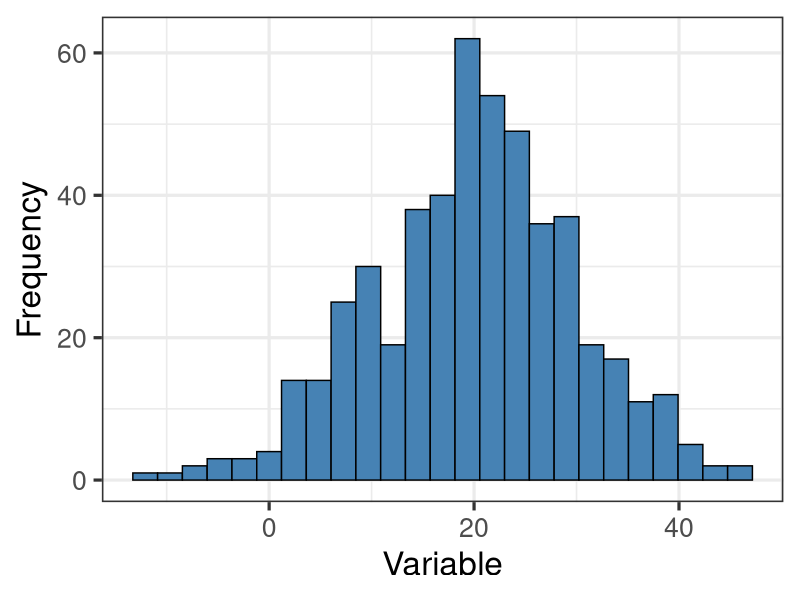
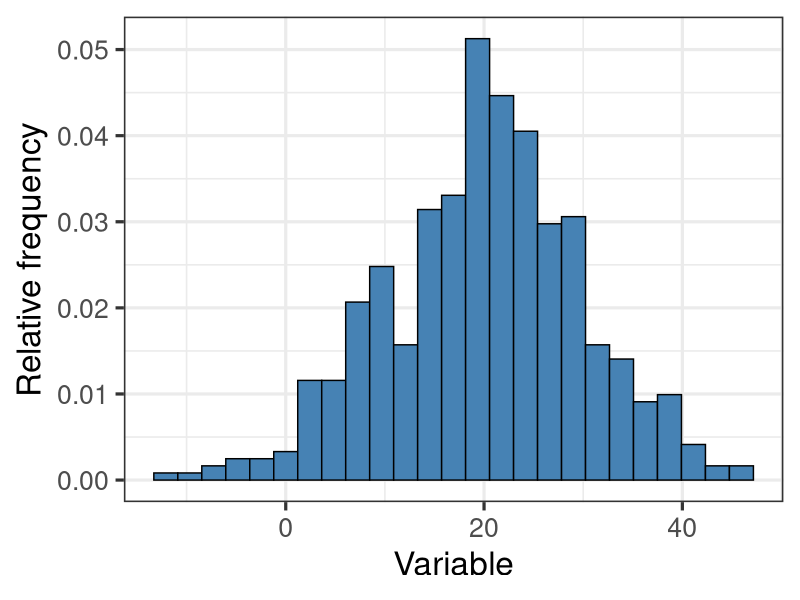
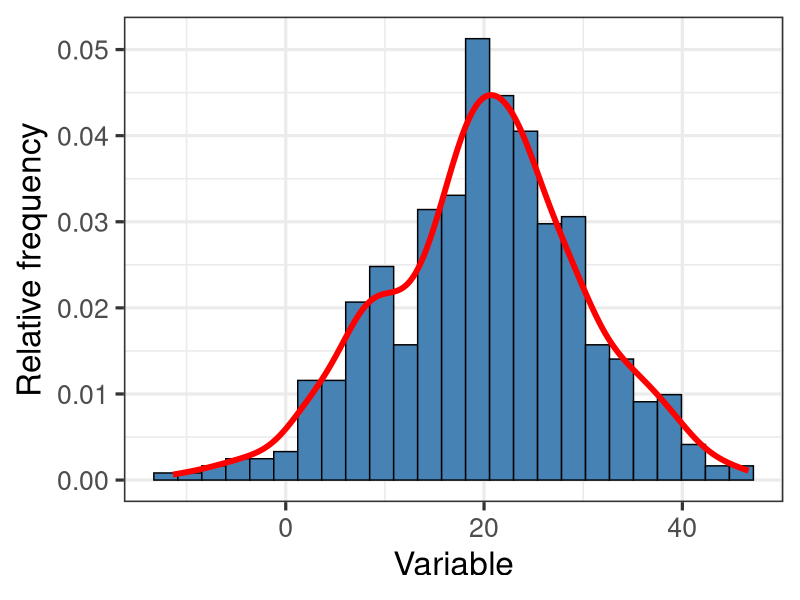
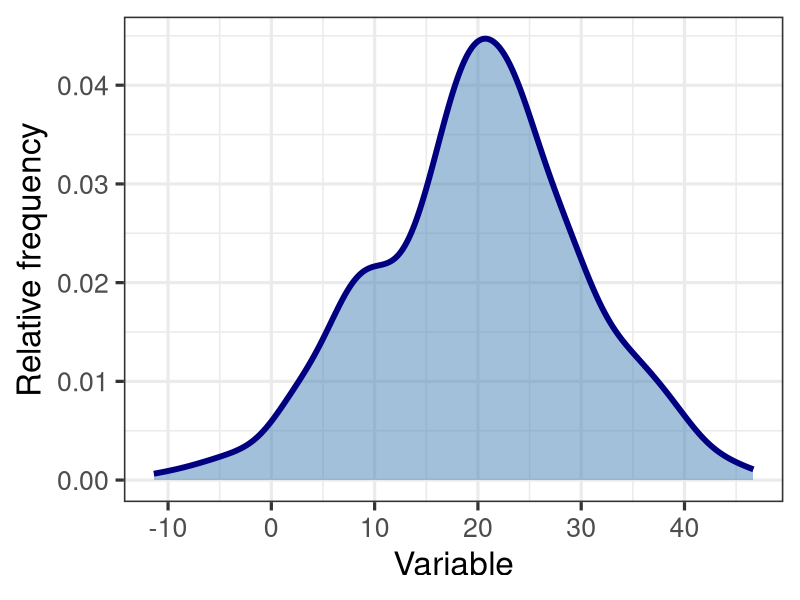
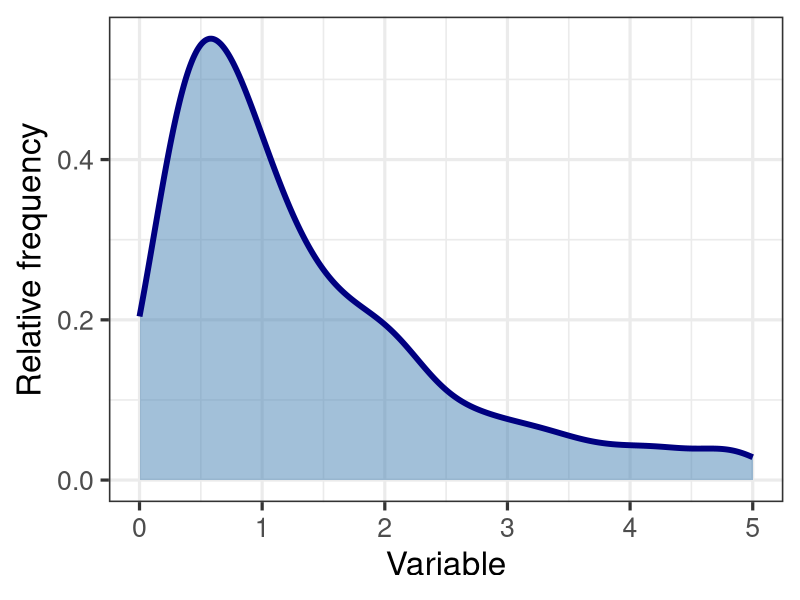
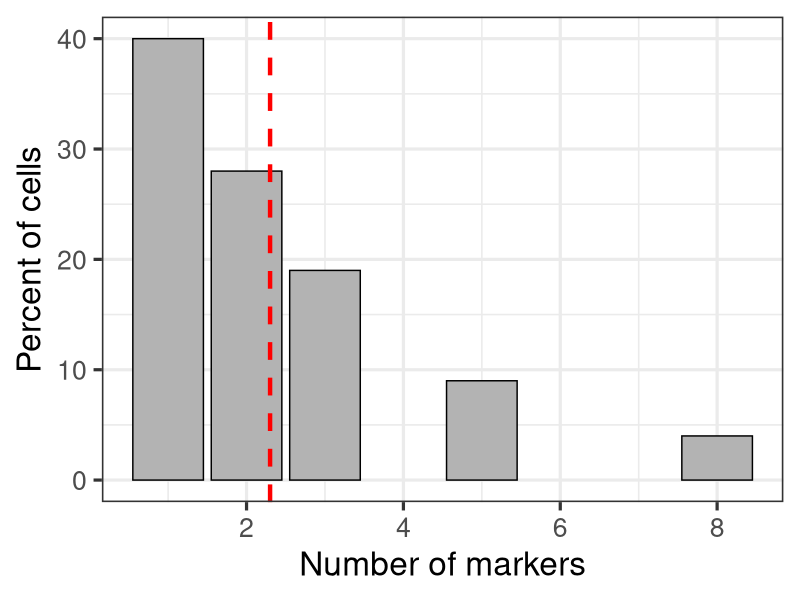
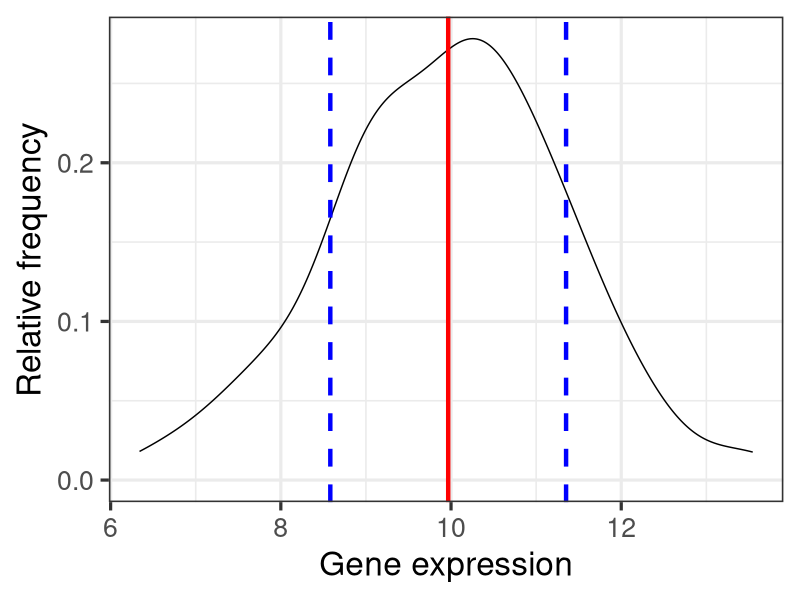
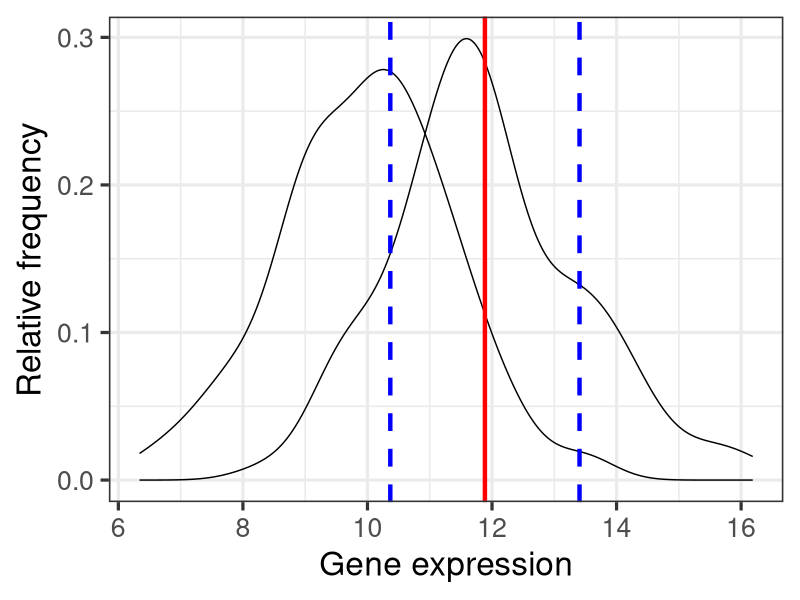

Recreate these plots in R, in order.
# lecture 04 - binomial distributions (and normal)
library(tidyverse)

# set working directory
setwd(dirname(rstudioapi::getActiveDocumentContext()$path))

# demonstrate relative frequency histogram and density curve
# create a fake dataset - blood glucose
glucose <- rnorm(500, mean = 20, sd = 10)

data.frame(glucose) %>%
    ggplot2::ggplot(.) +
    ggplot2::aes(x = glucose) +
    ggplot2::geom_histogram(bins = 25, fill = "steelblue", color = "black") +
    ggplot2::theme_bw(24) +
    ggplot2::labs(x = "Variable", y = "Frequency")
ggsave("frequency_histogram.png", height = 4, width = 7)

# now plot as relative frequency
data.frame(glucose) %>%
    ggplot2::ggplot(.) +
    ggplot2::aes(x = glucose, y = ..density..) +
    ggplot2::geom_histogram(bins = 25, fill = "steelblue", color = "black") +
    ggplot2::theme_bw(24) +
    ggplot2::labs(x = "Variable", y = "Relative frequency")
ggsave("rel_freq_histogram.png", height = 4, width = 7)

# verify that sum of all relative freq = 1
rel_freq <- data.frame(glucose) %>%
    dplyr::mutate(rel_freq = glucose / sum(glucose))
sum(rel_freq$rel_freq)

# now plot as relative frequency with density curve overlaid
data.frame(glucose) %>%
    ggplot2::ggplot(.) +
    ggplot2::aes(x = glucose, y = ..density..) +
    ggplot2::geom_histogram(bins = 25, fill = "steelblue", color = "black") +
    ggplot2::geom_density(size = 2, color = "red") +
    ggplot2::theme_bw(24) +
    ggplot2::labs(x = "Variable", y = "Relative frequency")
ggsave("rel_freq_density.png", height = 4, width = 7)


# plot only density curve this time
data.frame(glucose) %>%
    ggplot2::ggplot(.) +
    ggplot2::aes(x = glucose, y = ..density..) +
    ggplot2::geom_density(size = 2, color = "navy", fill = "steelblue", alpha = 0.5) +
    ggplot2::theme_bw(24) +
    ggplot2::labs(x = "Variable", y = "Relative frequency")
ggsave("rel_freq_density2.png", height = 4, width = 7)

# new example:
parasite <- rlnorm(500)
data.frame(parasite) %>%
    ggplot2::ggplot(.) +
    ggplot2::aes(x = parasite, y = ..density..) +
    ggplot2::geom_density(size = 2, color = "navy", fill = "steelblue", alpha = 0.5) +
    ggplot2::theme_bw(24) +
    ggplot2::labs(x = "Variable", y = "Relative frequency") +
    ggplot2::xlim(0, 5)
ggsave("rel_freq_density3.png", height = 4, width = 7)


test <- data.frame(parasite) %>%
    dplyr::mutate(bin = dplyr::case_when(parasite < 1 ~ "1",
                                         parasite < 2 ~ "2",
                                         parasite < 3 ~ "3",
                                         parasite < 4 ~ "4",
                                         TRUE ~ "5")) %>%
    dplyr::group_by(bin) %>%
    dplyr::summarize(rel = n()/500)

### Expected value
cells <- data.frame(markers = c(1,2,3,5,8),
                    percent = c(40,28,19,9,4))

cells %>%
    ggplot2::ggplot(.) +
    ggplot2::aes(x = markers, y = percent) +
    ggplot2::geom_bar(stat = "identity", fill = "grey70", color = "black") +
    ggplot2::theme_bw(24) +
    ggplot2::labs(x = "Number of markers", y = "Percent of cells") +
    ggplot2::geom_vline(xintercept = 2.3, size = 1.5, color = "red", linetype = 2)
ggsave("expected_value.png", height = 4, width = 7)

df <- data.frame(exp=rnorm(100, 10, 1.5))
df %>%
    ggplot2::ggplot(.) +
    ggplot2::aes(x = exp) +
    ggplot2::geom_density() +
    ggplot2::theme_bw(24) +
    ggplot2::labs(x = "Gene expression", y = "Relative frequency") +
    ggplot2::geom_vline(aes(xintercept = mean(exp)), size = 1.5, color = "red") +
    ggplot2::geom_vline(aes(xintercept = mean(exp) + sd(exp)), size = 1.5, color = "blue", linetype = 2) +
    ggplot2::geom_vline(aes(xintercept = mean(exp) - sd(exp)), size = 1.5, color = "blue", linetype = 2)
ggsave("gene_exp.png", height = 4, width = 7)

df2 <- data.frame(exp=rnorm(100, 12, 1.5))
df %>%
    ggplot2::ggplot(.) +
    ggplot2::aes(x = exp) +
    ggplot2::geom_density() +
    ggplot2::geom_density(data = df2) +
    ggplot2::theme_bw(24) +
    ggplot2::labs(x = "Gene expression", y = "Relative frequency") +
    ggplot2::geom_vline(data = df2, aes(xintercept = mean(exp)), size = 1.5, color = "red") +
    ggplot2::geom_vline(data = df2, aes(xintercept = mean(exp) + sd(exp)), size = 1.5, color = "blue", linetype = 2) +
    ggplot2::geom_vline(data = df2, aes(xintercept = mean(exp) - sd(exp)), size = 1.5, color = "blue", linetype = 2)
ggsave("gene_exp4.png", height = 4, width = 7)
